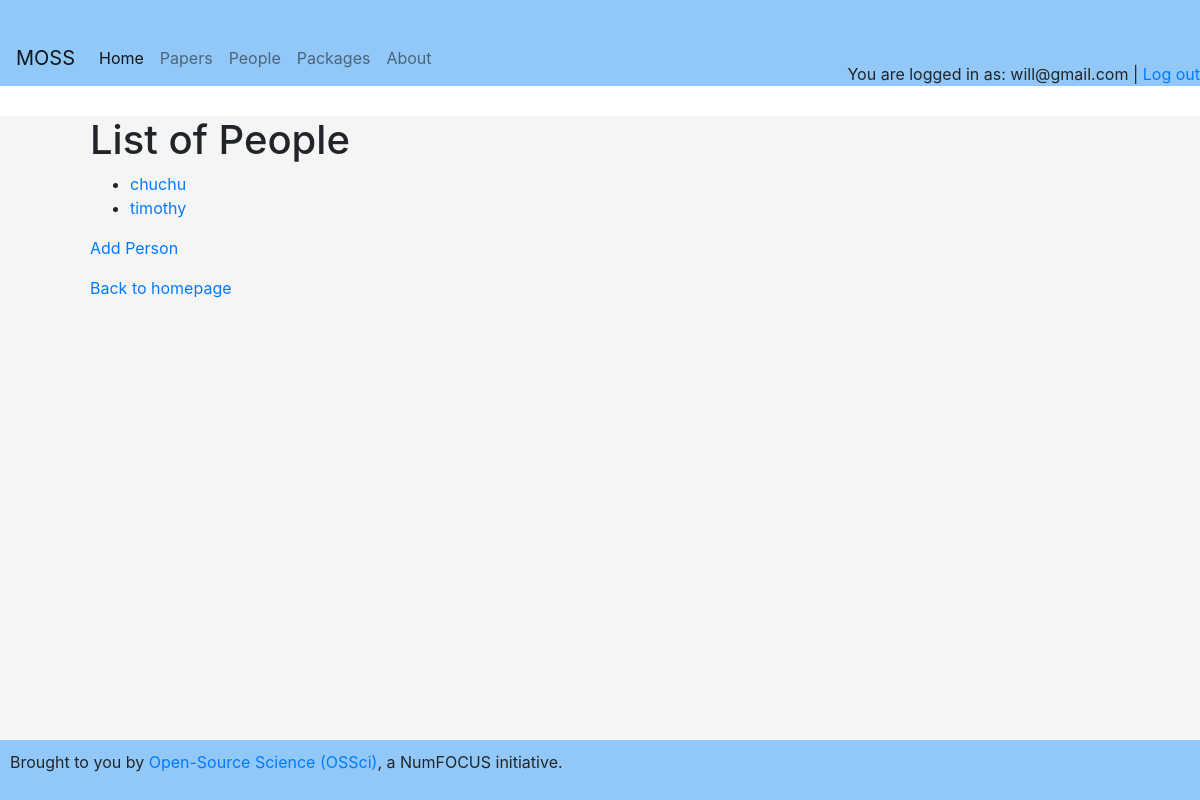
Screenshot of /persons (signed in) with the database file from the repository.
### app.py (models this page shows)
class User(UserMixin, db.Model):
    id = db.Column(db.Integer, primary_key=True)
    email = db.Column(db.String(120), unique=True, nullable=False)
    password = db.Column(db.String(120), nullable=False)
    name = db.Column(db.String(120))
    bio = db.Column(db.String(500))
    url = db.Column(db.String(200))

class Person(db.Model):
    __tablename__ = 'persons'
    id = db.Column(db.Integer, primary_key=True)
    name = db.Column(db.String(120), nullable=False)
    description = db.Column(db.String(500))
    url = db.Column(db.String(200))
    packages = relationship("PackagesPerPerson", back_populates="person")
    papers = relationship("PaperPerPerson", back_populates="person")

### app.py (the view)
@app.route('/persons')
def persons():
    persons = Person.query.all()
    return render_template('persons.html', persons=persons)

### app.py (called while the page is built)
@app.context_processor
def inject_current_user():
    return dict(current_user=current_user)

@login_manager.user_loader
def load_user(user_id):
    return db.session.get(User, int(user_id))

### templates/persons.html
{% extends 'base.html' %}
{% block content %}
<h1>List of People</h1>
<ul>
  {% for person in persons %}
    <li><a href="{{ url_for('person_detail', person_id=person.id) }}">{{ person.name }}</a></li>
  {% endfor %}
</ul>
  <p>
    <a href="{{ url_for('add_person') }}">Add Person</a>
  </p>
  <p>
    <a href="{{ url_for('index') }}">Back to homepage</a>
  </p>
{% endblock %}

### templates/header.html (shortened to what this page needs)
<div class="header">
    <div class="header-left">
      <nav class="navbar navbar-expand-lg navbar-light" style="background-color: #92c8f7;">
        <a class="navbar-brand" href="#">MOSS</a>
        <div class="collapse navbar-collapse" id="navbarNav">
          <ul class="navbar-nav">
            <li class="nav-item active">
              <a class="nav-link" href="{{ url_for('index') }}">Home <span class="sr-only">(current)</span></a>
            </li>
            <li class="nav-item">
              <a class="nav-link" href="{{ url_for('articles') }}">Papers</a>
            </li>
            <li class="nav-item">
              <a class="nav-link" href="{{ url_for('persons') }}">People</a>
            </li>
            <li class="nav-item">
              <a class="nav-link" href="{{ url_for('tools') }}">Packages</a>
            </li>
            <li class="nav-item">
              <a class="nav-link" href="{{ url_for('about') }}">About</a>
            </li>
          </ul>
        </div>
      </nav>
    </div>
    {% if current_user.is_authenticated %}
    <div class="header-right">
      You are logged in as: {{ current_user.email }} | <a href="{{ url_for('logout') }}">Log out</a>
    </div>
  {% else %}
    <div class="header-right">
      <a href="{{ url_for('register') }}">Register</a> |
      <a href="{{ url_for('login') }}">Login</a>
    </div>
  {% endif %}
</div>

### static/style.css (style rules this page uses)
body { font-family: Arial, sans-serif; background-color: #f5f5f5; margin: 0; padding: 0; min-height: 100vh; display: flex; flex-direction: column; }
.header { background-color: #92c8f7; padding-top: 30px; display: flex; justify-content: space-between; }
.header-left { position: relative; background-color: #92c8f7; }
.header-right { align-self: flex-end; }
html, body { height: 100%; }

### rows the page displays
User: email "will@gmail.com"
Person: name "chuchu"
Person: name "timothy"
